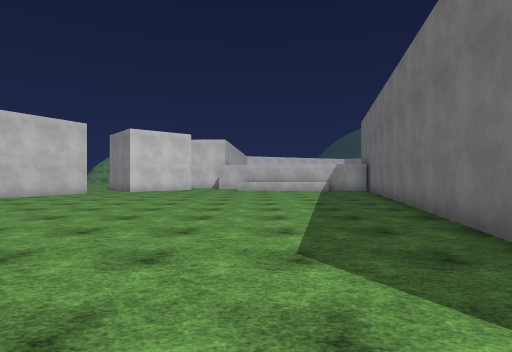
View 1 (above)

16 first-person views from a walk through a Unity game level. The camera is 1.4 m above the floor, looks level and sees 80° across. The floor is counted in squares, 2 m on a side. Each view is taken from the middle of a square. On the plan, view 1 faces up. The plan holds only what a view shows up to about 10 squares ahead; the rest is blank. The place goes on beyond the plan. Surface patterns are stand-ins for the level's own textures.

View 2
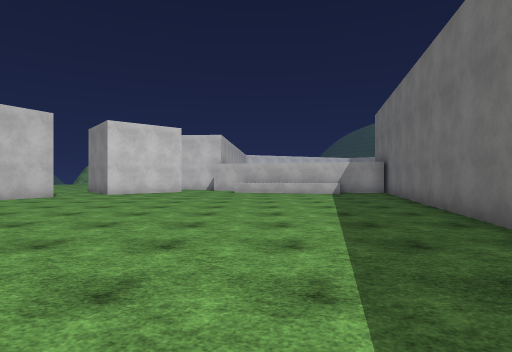

View 3
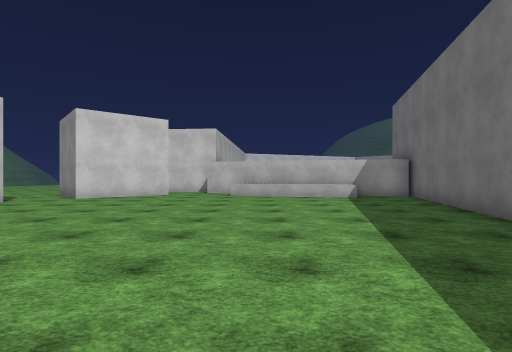

View 4
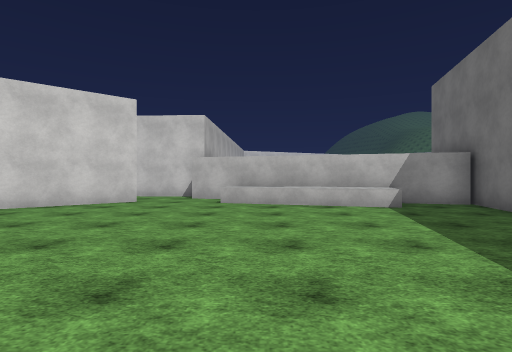

View 5
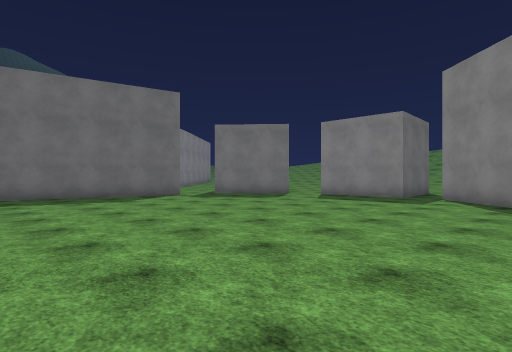

View 6
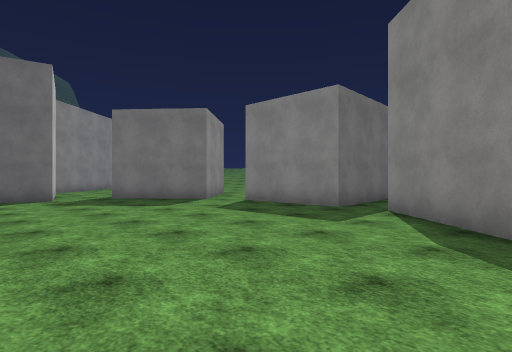

View 7
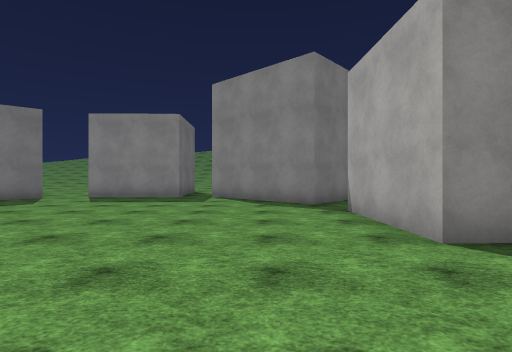

View 8
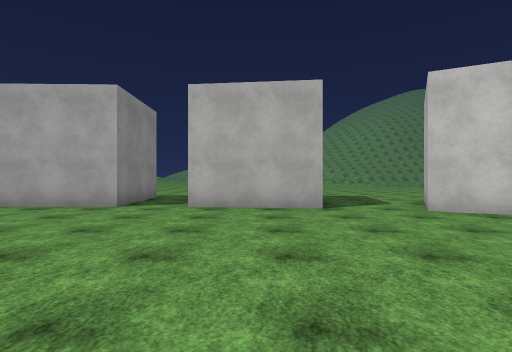

View 9
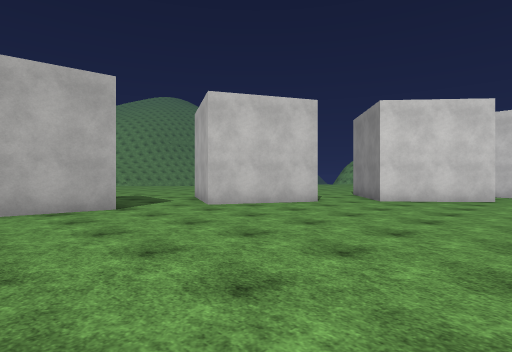

View 10
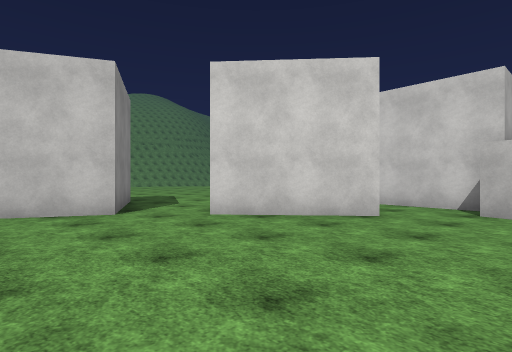

View 11
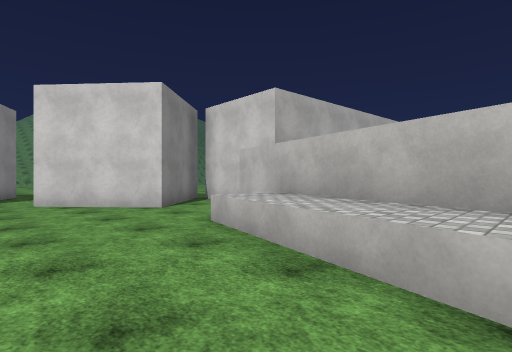

View 12
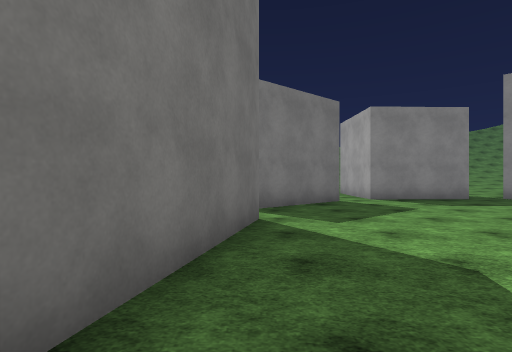

View 13
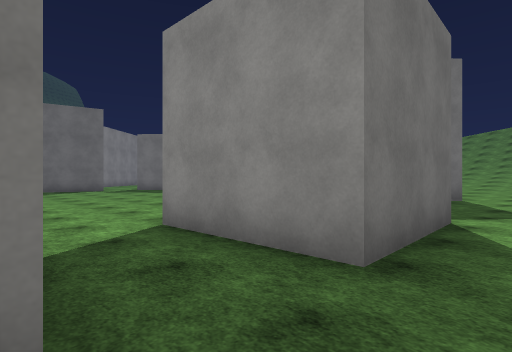

View 14
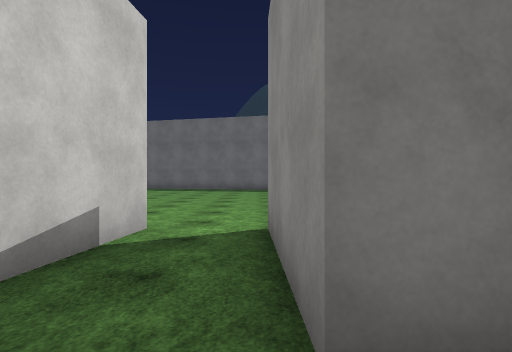

View 15
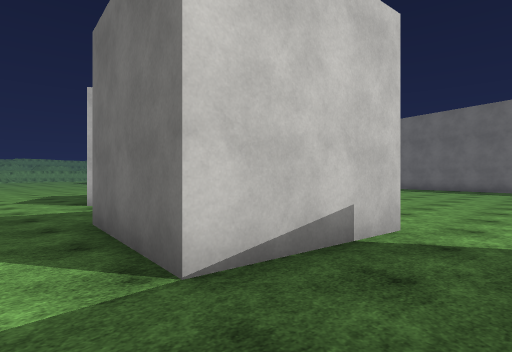

View 16
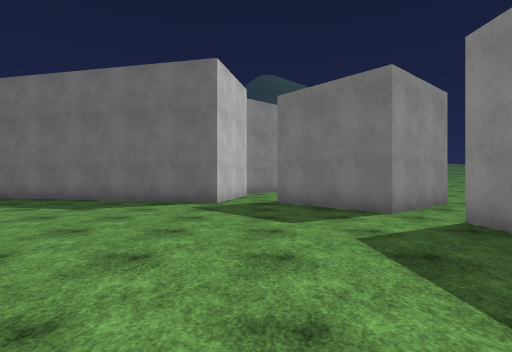

### Floor plan
Points are (right, up) in squares from view 1. A wall is a line through its corners. A room is listed if a view was taken in it or the views show most of it. See-through windows are left out.
Room 1 (views 1, 2, 3, 4, 5, 6, 7, 8, 9, 10, 11, 12, 16)
walls: (-8.6, 7.5) (-8.9, 4.5); (2, 0) (5.4, 14.7); (-8.9, 2.8) (-8.9, -0.1); (-7.9, 12.7) (-6.7, 12.1) (-8.1, 9.4); (-0.3, -3.5) (2, -1.5); (-8.5, -1.5) (-5.4, -4.3); (5.3, 14.4) (-2.1, 16.5); (-2.1, 17.4) (-4.8, 17.6); (-4.4, -5.4) (-4.4, -4.2) (-1.4, -4.1); (-5.2, 17.6) (-3.2, 15.3) (-5.5, 13.3) (-6.6, 14.6)
low walls: (3.3, 13.7) (-1, 14.9)
ways out: opening at (-8.5, 8.5) to room 2; opening at (-8, 14) to room 2; opening at (-8, 4) to room 3; opening at (-8, -1); opening at (-5, -5); opening at (-1, -4); opening at (2, -1)
Room 2 (view 13)
walls: (-9.4, 13.5) (-7.9, 12.7); (-8.1, 9.4) (-10.7, 10.8); (-11.9, 4.8) (-11.5, 7.8)
ways out: opening at (-8.5, 8.5) to room 1; opening at (-8, 14) to room 1; opening at (-13, 5) to room 3
Room 3 (views 14, 15)
walls: (-8.9, 4.5) (-11.9, 4.8); (-11.8, -0.3) (-11.9, 2.8) (-8.9, 2.8)
ways out: opening at (-8, 4) to room 1; opening at (-13, 5) to room 2; opening at (-13, 0)

Where each view was taken, in squares from view 1:
view 1: 0 up, 0 right, facing up
view 2: 2 up, 0 right, facing up
view 3: 4 up, 0 right, facing up
view 4: 7 up, 0 right, facing up
view 5: 6 up, 8 left, facing down-right
view 6: 2 up, 8 left, facing down-right
view 7: 6 up, 7 left, facing down
view 8: 6 up, 2 left, facing left
view 9: 5 up, 2 left, facing up-left
view 10: 10 up, 1 left, facing up-left
view 11: 12 up, 3 right, facing up-left
view 12: 5 up, 2 right, facing down
view 13: 5 up, 13 left, facing down-right
view 14: 3 up, 13 left, facing right
view 15: 3 up, 13 left, facing up-right
view 16: 1 down, 6 left, facing right
